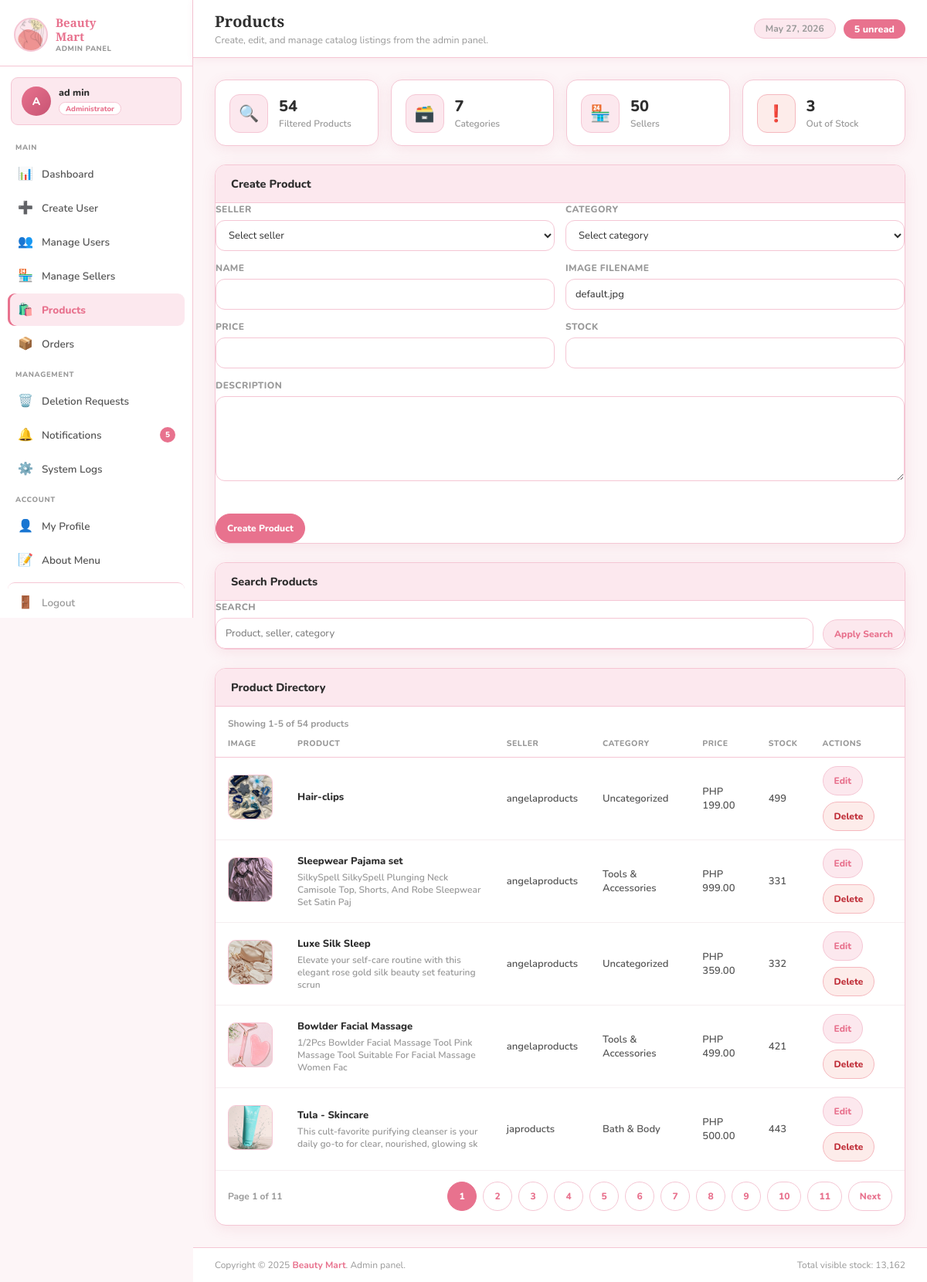
The app's page /1-admin/products.php (signed in) with its own data.
### tables this page shows
CREATE TABLE `users` (
  `id` int(11) NOT NULL,
  `firstname` varchar(50) NOT NULL,
  `lastname` varchar(50) NOT NULL,
  `username` varchar(50) NOT NULL,
  `email` varchar(100) NOT NULL,
  `password` varchar(255) NOT NULL,
  `profile_pic` varchar(255) DEFAULT NULL,
  `email_verified` tinyint(1) DEFAULT 0,
  `marked_for_deletion` tinyint(1) DEFAULT 0,
  `deleted_at` timestamp NULL DEFAULT NULL,
  `verification_token` varchar(255) DEFAULT NULL,
  `status` enum('active','suspended','banned') DEFAULT 'active',
  `suspended_until` datetime DEFAULT NULL,
  `banned_reason` text DEFAULT NULL,
  `action_by` int(11) DEFAULT NULL COMMENT 'FK to admins.id — admin who last changed this user status',
  `created_at` timestamp NOT NULL DEFAULT current_timestamp(),
  `updated_at` timestamp NOT NULL DEFAULT current_timestamp() ON UPDATE current_timestamp()
);

CREATE TABLE `products` (
  `id` int(11) NOT NULL,
  `seller_id` int(11) NOT NULL,
  `category_id` int(11) DEFAULT NULL,
  `name` varchar(100) NOT NULL,
  `description` text DEFAULT NULL,
  `price` decimal(10,2) NOT NULL,
  `stock` int(11) NOT NULL DEFAULT 0,
  `image` varchar(255) DEFAULT 'default.jpg' COMMENT 'Primary thumbnail; additional images in product_images',
  `created_at` timestamp NOT NULL DEFAULT current_timestamp(),
  `updated_at` timestamp NOT NULL DEFAULT current_timestamp() ON UPDATE current_timestamp()
);

CREATE TABLE `sellers` (
  `id` int(11) NOT NULL,
  `user_id` int(11) NOT NULL,
  `business_name` varchar(100) NOT NULL,
  `business_address` text NOT NULL,
  `phone` varchar(20) NOT NULL,
  `tax_id` varchar(50) DEFAULT NULL,
  `approved_by` int(11) DEFAULT NULL,
  `approved_at` timestamp NULL DEFAULT NULL,
  `created_at` timestamp NOT NULL DEFAULT current_timestamp(),
  `updated_at` timestamp NOT NULL DEFAULT current_timestamp() ON UPDATE current_timestamp()
);

CREATE TABLE `categories` (
  `id` int(11) NOT NULL,
  `name` varchar(100) NOT NULL,
  `description` text DEFAULT NULL
);

### 1-admin/products.php (the view, shortened to what the rows shown need)
<?php
require_once '../includes/functions.php';
$stmt = $pdo->prepare("
    SELECT u.*,
           a.id AS admin_id,
           sa.id AS superadmin_id
    FROM users u
    LEFT JOIN admins a ON u.id = a.user_id
    LEFT JOIN superadmins sa ON u.id = sa.user_id
    WHERE u.id = ?
");
$stmt->execute([$_SESSION['user_id']]);
$admin = $stmt->fetch();
$page = max(1, (int)($_GET['page'] ?? 1));
$editProduct = [
    'id' => 0,
    'seller_id' => '',
    'category_id' => '',
    'name' => '',
    'description' => '',
    'price' => '',
    'stock' => '',
    'image' => 'default.jpg',
];
$search = trim((string)($_GET['search'] ?? ''));
$sql = "
    SELECT p.*, c.name AS category_name, s.business_name
    FROM products p
    LEFT JOIN categories c ON c.id = p.category_id
    LEFT JOIN sellers s ON s.id = p.seller_id
    WHERE 1 = 1
";
$params = [];
$sql .= " ORDER BY p.created_at DESC";
$stmt = $pdo->prepare($sql);
$stmt->execute($params);
$products = $stmt->fetchAll();
$pagination = paginateArray($products, $page, 5);
$pagedProducts = $pagination['items'];
$baseQuery = [
    'search' => $search,
    'page' => $pagination['current_page'],
];
?>
<!DOCTYPE html>
<html lang="en">
<head>
     <link rel="stylesheet" href="../css/admin_products.css">
     <link rel="stylesheet" href="../css/admin_dash.css">
     <link rel="stylesheet" href="../css/responsive.css">
</head>
 <body>
 <div class="shell">
     <aside class="sidebar">
        <div class="admin-chip">
            <div class="chip-av">
                <?php if (!empty($admin['profile_pic']) && file_exists("../uploads/profile_images/" . $admin['profile_pic'])): ?>
                    <img src="../uploads/profile_images/<?= htmlspecialchars($admin['profile_pic']) ?>" alt="">
                <?php else: ?>
                    <?= strtoupper(substr($admin['firstname'], 0, 1)) ?>
                <?php endif; ?>
            </div>
            <div>
                <div class="chip-name"><?= htmlspecialchars($admin['firstname'] . ' ' . $admin['lastname']) ?></div>
                <span class="chip-role">Administrator</span>
            </div>
        </div>
    </aside>
    <div class="main">
        <div class="topbar">
            <div class="topbar-left">
                <h1>Products</h1>
            </div>
        </div>
        <div class="content">
            <div class="dash-card">
                <div class="card-head">
                    <h2><?= (int)$editProduct['id'] > 0 ? 'Edit Product' : 'Create Product' ?></h2>
                </div>
            </div>
            <div class="dash-card">
                <div class="card-head"><h2>Search Products</h2></div>
            </div>
            <div class="dash-card">
                <div class="card-head"><h2>Product Directory</h2></div>
                <div class="card-body" style="padding:0;">
                    <?php if (empty($products)): ?>
                        <div class="empty-state">No products matched the current search.</div>
                    <?php else: ?>
                        <table class="data-table">
                            <thead>
                                <tr>
                                    <th>Image</th>
                                    <th>Product</th>
                                    <th>Seller</th>
                                    <th>Category</th>
                                    <th>Price</th>
                                    <th>Stock</th>
                                    <th>Actions</th>
                                </tr>
                            </thead>
                            <tbody>
                                <?php foreach ($pagedProducts as $product): ?>
                                    <tr>
                                        <td><img class="thumb" src="../product_images/<?= htmlspecialchars($product['image']) ?>" alt="" onerror="this.style.display='none'"></td>
                                        <td>
                                            <div class="prod-name"><?= htmlspecialchars($product['name']) ?></div>
                                            <div class="muted"><?= htmlspecialchars(substr((string)$product['description'], 0, 90)) ?></div>
                                        </td>
                                        <td><?= htmlspecialchars($product['business_name'] ?? 'Unknown') ?></td>
                                        <td><?= htmlspecialchars($product['category_name'] ?? 'Uncategorized') ?></td>
                                        <td>PHP <?= htmlspecialchars(number_format((float)$product['price'], 2)) ?></td>
                                        <td><?= (int)$product['stock'] ?></td>
                                        <td>
                                            <div class="actions">
                                                <a href="<?= htmlspecialchars(buildQueryUrl('products.php', $baseQuery, ['edit' => (int)$product['id']])) ?>" class="btn-secondary" style="display:inline-flex;align-items:center;">Edit</a>
                                                <form method="post" onsubmit="return confirm('Delete this product?');">
                                                    <button type="submit" name="delete_product" class="btn-danger">Delete</button>
                                                </form>
                                            </div>
                                        </td>
                                    </tr>
                                <?php endforeach; ?>
                            </tbody>
                        </table>
                    <?php endif; ?>
                </div>
            </div>
        </div>
    </div>
</div>
</body>
</html>

### records on screen
users: firstname "A", firstname+lastname "ad min"
products: image (picture), name "Hair-clips", seller.business_name "angelaproducts", category_name "Uncategorized", price "199.00", stock "499"
products: image (picture), name "Sleepwear Pajama set", description "SilkySpell SilkySpell Plunging Neck Camisole Top, Shorts, And Robe Sleepwear Set Satin Paj", seller.business_name "angelaproducts", category.name "Tools & Accessories", price "999.00", stock "331"
products: image (picture), name "Luxe Silk Sleep", description "Elevate your self-care routine with this elegant rose gold silk beauty set featuring scrun", seller.business_name "angelaproducts", category_name "Uncategorized", price "359.00", stock "332"
products: image (picture), name "Bowlder Facial Massage", description "1/2Pcs Bowlder Facial Massage Tool Pink Massage Tool Suitable For Facial Massage Women Fac", seller.business_name "angelaproducts", category.name "Tools & Accessories", price "499.00", stock "421"
products: image (picture), name "Tula - Skincare", description "This cult-favorite purifying cleanser is your daily go-to for clear, nourished, glowing sk", seller.business_name "japroducts", category.name "Bath & Body", price "500.00", stock "443"

### other values on screen
$unread_count "5"
$total_products "54"
count($categories) "7"
count($sellers) "50"
$out_of_stock "3"
$pagination['from'] "1"
$pagination['to'] "5"
$pagination['total_items'] "54"
$pagination['current_page'] "1"
$pagination['total_pages'] "11"
$total_stock "13,162"
